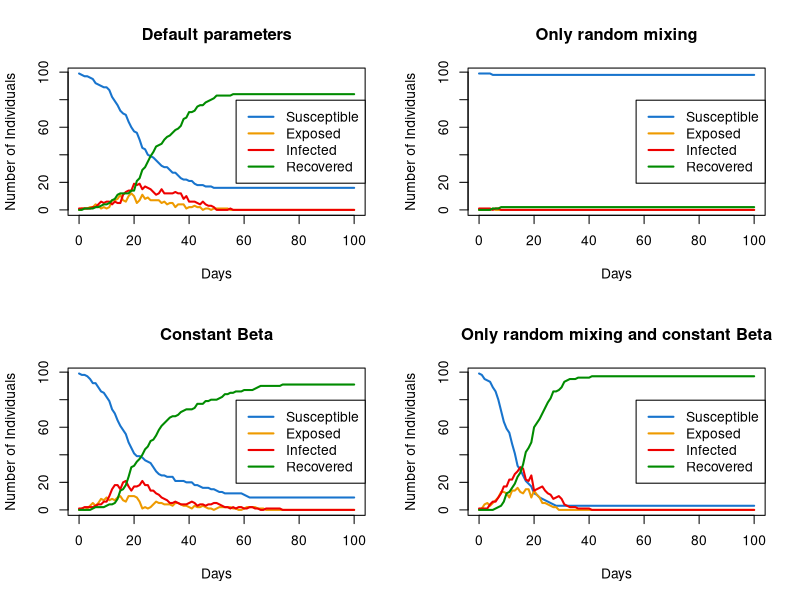

The R script that drew this image:
# SOCIAL STRUCTURE IN SEIR MODELS

# Repository link: https://github.com/mammadmammadov/Statistical-Programming-Practical-2

# In this project, we will simulate the spread of an infectious disease in a population using an SEIR model.

# The main states in the SEIR model are as follows: 
# S -> Susceptible (healthy but can get infected)
# E -> Exposed (infected but not yet infectious)
# I -> Infectious (can spread the disease)
# R -> Recovered (and immune)

# First, we will create a population with households. n people will be assigned to households of varying sizes, with a maximum household size of hmax.

# Second, we will create a contact network for the population based on individual sociability parameters (beta) and an average number of contacts (nc).

# Third, we will implement the SEIR model on the contact network. We will define parameters for infection probabilities (alpha), recovery probability (delta), and the probability of exposed individuals becoming infectious (gamma).
# When susceptible individuals come into contact with infectious individuals, they may become exposed based on the defined infection probabilities. This can happen through household contacts, regular contacts in the network, or random contacts.
# Then, we will simulate the spread of the disease over time to track the number of individuals in each state (S, E, I, R)

# Finally, we will run and plot the simulation under different scenarios, such as varying the infection probabilities and sociability parameters, to observe how these changes affect the spread of the disease.


# *******************************************************************
# *******************************************************************

create_households <- function(n = 1000, hmax = 5) {
  
  # INPUTS:
  # n is the total population size
  # hmax is the maximum household size
  
  # OUTPUT:
  # a vector of length n assigning each individual to a household 
  # (for instance,if individual 1 is in household 3, then the first element of the vector will be 3)
  
  # PURPOSE:
  # this function creates households for a population of size n, with household sizes ranging from 1 to hmax
  
  
  household_sizes <- c()
  
  # we keep creating households until we have enough spaces for all n individuals
  while(sum(household_sizes) < n) {
    # we randomly sample a household size from 1 to hmax
    household_sizes <- c(household_sizes, sample(1:hmax, 1))
  }
  
  # if we create too many spaces, we remove the excess from the last household
  excess_space <- sum(household_sizes) - n
  household_sizes[length(household_sizes)] <- household_sizes[length(household_sizes)] - excess_space
  
  # now we create a vector that assigns each person to a household
  # we use the logic of rep() to repeat each household number according to its size
  # for example, if household_sizes = c(1, 3, 2), then we want to create a vector like c(1, 2, 2, 2, 3, 3) to accommodate  1st person in household 1, 2nd, 3rd, and 4th persons in household 2, and 5th and 6th persons in household 3
  # this also ensures that the total length of the vector is n, since sum(household_sizes) = n
  # finally, sample() is used to randomize the order of people in households
  h <- sample(rep(1:length(household_sizes), times = household_sizes))
  
  return(h)
}

# *******************************************************************
# *******************************************************************


# Testing the create_households function

# population_size <- 1000
# max_household_size <- 5
# h <- create_households(n = population_size, hmax = max_household_size)
# print(head(h, 20))
# cat(sprintf("Total number of people: %d\n", length(h))) 
# cat(sprintf("Total number of households: %d\n", length(unique(h))))

# person_id <- 969
# household_id_of_person_1 <- h[1]
# members <- which(h == household_id_of_person_1)
# cat(sprintf("Person %d is in household %d\n", person_id, household_id_of_person_1))
# print(members)

# # this gives us the size of each household
# household_size_counts <- table(h)

# # Now, let's create a frequency table of those sizes.
# size_distribution <- table(household_size_counts)

# cat("\nHousehold Size Distribution\n")
# print(size_distribution)

# *******************************************************************
# *******************************************************************


# Now we will create the contact network for for the population

get.net <- function(beta, h, nc = 15) {
  
  # INPUTS:
  # beta is a vector of sociability parameters
  # h is a vector assigning each individual to a household
  # nc is the average number of contacts
  
  # OUTPUT:
  # a list of length n, where each element is a vector of indices representing the contacts of that individual
  
  # PURPOSE:
  # this function creates a contact network for a population based on individual sociability parameters (beta) and an average number of contacts (nc)
  
  n <- length(beta)
  beta_mean <- mean(beta)
  
  # β_^2(n − 1) is assigned to a variable named "d" for easier use later on
  d <- (beta_mean^2) * (n - 1)
  
  # Use an upper triangle index matrix for efficient generation of pairs (i, j) where i < j
  # This avoids double checking
  idx <- which(upper.tri(matrix(0, n, n)), arr.ind = TRUE)
  
  # Extract i and j indices from the index matrix
  i_indices <- idx[, 2] 
  j_indices <- idx[, 1]
  
  # make sure i and j are not in the same household if they are to be considered for a link
  is_not_housemate <- h[i_indices] != h[j_indices]
  i_indices <- i_indices[is_not_housemate]
  j_indices <- j_indices[is_not_housemate]
  
  # ncβiβj / β_^2(n − 1) gives the probability of a contact between individuals i and j
  probable_link  <- (nc * beta[i_indices] * beta[j_indices]) / d
  
  # we use binomial sampling to determine if a link is established
  # this gives a vector of 0s and 1s, where 1 indicates a link is established, and 0 indicates no link
  is_linked <- rbinom(length(probable_link), 1, probable_link)
  
  # extracting the pairs (i, j) where a link is established
  linked_i <- i_indices[is_linked == 1]
  linked_j <- j_indices[is_linked == 1]
  
  # initializing an empty list to hold the contact network
  network <- vector("list", n)
  
  # combining all outgoing links (i -> j) and incoming links (j -> i)
  links_from_i_to_j <- c(linked_i, linked_j)
  links_from_j_to_i <- c(linked_j, linked_i)
  
  # using tapply to create a list where each element corresponds to a person and contains their contacts
  network_data <- tapply(links_from_j_to_i, links_from_i_to_j, c, simplify = FALSE)
  
  # merging the generated contacts back into the full 'network' list structure
  network[as.numeric(names(network_data))] <- network_data
  
  # replacing any NULL entries (people with no contacts) with an empty vector
  network[sapply(network, is.null)] <- list(integer(0))
  
  return(network)
}

# ************************************************************
# ************************************************************

# Testing the get.net function

# population_size <- 10000
# max_household_size <- 5
# avg_contacts <- 15


# # --- Generate Households (Step 1) ---
# cat("1. Generating household structure...\n")
# h <- create_households(n = population_size, hmax = max_household_size)

# # --- Generate Sociability Parameters ---
# # Generate beta as a vector of U(0,1) random variables.
# cat("2. Generating sociability (beta) parameters from U(0,1)...\n")
# beta <- runif(population_size)

# # --- Generate Network (Step 2) ---
# cat("3. Generating social contact network...\n")
# # This may take a few seconds for n=1000.
# net <- get.net(beta = beta, h = h, nc = avg_contacts)
# cat("   ...Network generation complete.\n\n")

# # --- Output and Verification ---
# cat("--- Network Verification ---\n")

# # Example: View the contacts of person 1
# person_id <- 1
# contacts_of_1 <- net[[person_id]]
# cat(sprintf("Person %d has %d regular contacts:\n", person_id, length(contacts_of_1)))
# print(contacts_of_1)

# # Verification 1: Check for symmetry
# # If 1 is connected to (e.g.) the first person in their contact list,
# # that person must also be connected to 1.
# if (length(contacts_of_1) > 0) {
#   first_contact_id <- contacts_of_1[1]
#   is_symmetric <- person_id %in% net[[first_contact_id]]
#   cat(sprintf("\nSymmetry check: Is person %d in person %d's contact list? %s\n",
#               person_id, first_contact_id, is_symmetric))
# }

# # Verification 2: Check household exclusion
# # Person 1 should not be connected to anyone in their own household.
# household_id <- h[person_id]
# housemates <- which(h == household_id)
# housemates <- housemates[housemates != person_id] # exclude self

# has_contact_with_housemate <- any(contacts_of_1 %in% housemates)
# cat(sprintf("Household exclusion check: Does person %d have a network link with a housemate? %s\n",
#             person_id, has_contact_with_housemate))

# # Calculate and display the average number of connections in the generated network
# avg_degree <- mean(sapply(net, length))
# cat(sprintf("\nThe target average number of contacts (nc) was: %d\n", avg_contacts))
# cat(sprintf("The actual average number of contacts in the network is: %.2f\n", avg_degree))

# ********************************************************************
# ********************************************************************

# Now, we will implement the SEIR model on a given contact network




nseir <- function(beta, h, alink, alpha = c(.1, .01, .01), delta = .2, gamma = .4, nc = 15, nt = 100, pinf = .005){
  
  # INPUTS:
  
  # beta is a vector of sociability parameters
  # h is a vector assigning each individual to a household
  # alink is an adjacency list representing the contact network
  # alpha is a vector of infection probabilities(within household, within regular network, random)
  # delta is a daily probability of infected -> recovered
  # gamma is a daily probability of exposed -> infected
  # nc is the average number of contacts
  # nt is the number of days to simulate
  # pinf is the proportion of the initial population to randomly start in the infected state
  
  # OUTPUT:
  # This function returns a list containing the time series of S, E, I, R counts and the time vector
  
  # PURPOSE:
  # This function simulates the spread of an infectious disease in a population using an SEIR model.
  # First, it initializes the state of each individual and sets up the parameters for the simulation.
  # Then, in each iteration, it updates the state of each individual based on the defined probabilities and contact network.
  # Finally, it returns the time series of the counts of individuals in each state (S, E, I, R) over the simulated period.
  
  # defining states as integers for easier handling
  s_state <- 1
  e_state <- 2
  i_state <- 3
  r_state <- 4
  
  # number of individuals in the population
  n <- length(beta)
  
  # alpha_h is the within household infection probability
  alpha_h <- alpha[1]
  
  # alpha_c is the within regular contact network infection probability
  alpha_c <- alpha[2]
  
  # alpha_r is the random infection probability
  alpha_r <- alpha[3]
  
  # this vector will hold the state of each individual, assuming everyone starts as susceptible
  status <- rep(s_state, n)
  
  # the number of initially infected individuals according to random sampling based on pinf
  initial_infected <- max(1, round(n * pinf))
  
  # randomly selecting indices to be infected
  infected_indices <- sample(1:n, initial_infected)
  
  # setting the selected individuals to infected state
  status[infected_indices] <- i_state
  
  # initializing vectors to hold the counts of S, E, I, R over time
  # we use nt+1 to include the initial state at time 0 (before the simulation starts)
  S_t <- E_t <- I_t <- R_t <- numeric(nt+1)
  
  # initial counts for susceptible and infected at the start of the simulation
  S_t[1] <- n - initial_infected
  I_t[1] <- initial_infected
  
  # calculating β_ 
  beta_mean <- mean(beta)
  
  # assigning it to a variable named "d" for easier use later on
  d <- (beta_mean^2) * (n - 1)
  
  # creating a list of household members for each individual
  household_members <- tapply(1:n ,h, list, simplify = FALSE)
  
  # simulating the disease spread over nt days
  for(day in 1:nt){
    
    # S_current, E_current, I_current are vectors of indices of individuals in each state
    S_current <- which(status == s_state)
    E_current <- which(status == e_state)
    I_current <- which(status == i_state)
    
    #  LOOKING AT STATE TRANSITIONS
    
    #  INFECTED TO RECOVERED
    if(length(I_current) > 0){
      
      # Randomly selecting individuals from I_current to transition to R state based on probability delta (δ)
      # runif(length(I_current)) < delta  gives a logical vector indicating which individuals will recover
      recoveries <- I_current[runif(length(I_current)) < delta]
      
      # updating the status of the recovered individuals from I to R
      if(length(recoveries) > 0){
        status[recoveries] <- r_state
      }
    }
    
    # EXPOSED TO INFECTED
    if(length(E_current) > 0){
      # Randomly selecting individuals from E_current to transition to I state based on probability gamma (γ)
      new_infections <- E_current[runif(length(E_current)) < gamma]
      
      # updating the status of the newly infected individuals from E to I
      if(length(new_infections) > 0){
        status[new_infections] <- i_state
      }
    }
    
    # SUSCEPTIBLE TO EXPOSED
    
    # initializing a logical vector to track new exposures
    new_exposed <- logical(n) 
    
    if(length(S_current) > 0 && length(I_current) > 0){
      
      
      # WITHIN HOUSEHOLD
      
      infected_household_indices <- unique(h[I_current])
      
      # identifying (potential) susceptibles in households with at least one infected individual
      susceptible_in_infected_households <- unlist(household_members[as.character(infected_household_indices)])
      
      # susceptibles to check for possible exposure
      susceptibles_to_check_household <- intersect(S_current, susceptible_in_infected_households)
      
      if(length(susceptibles_to_check_household) > 0){
        exposed_from_household <- susceptibles_to_check_household[runif(length(susceptibles_to_check_household)) < alpha_h]
        new_exposed[exposed_from_household] <- TRUE
      }
      
      # REGULAR CONTACT NETWORK
      
      # susceptibles to check for possible exposure in the contact network excluding those already exposed from household
      susceptibles_to_check_network <- S_current[!new_exposed[S_current]]
      
      infected_contacts <- unlist(alink[I_current])
      
      susceptibles_in_infected_contacts <- intersect(susceptibles_to_check_network, infected_contacts)
      
      if(length(susceptibles_in_infected_contacts) > 0){
        exposed_from_contacts <- susceptibles_in_infected_contacts[runif(length(susceptibles_in_infected_contacts)) < alpha_c]
        new_exposed[exposed_from_contacts] <- TRUE
      }
      
      # RANDOM MIXING
      
      susceptible_to_check_random <- S_current[!new_exposed[S_current]]
      
      if(length(susceptible_to_check_random) > 0){
        
        # we calculate beta_i * beta_j for all pairs of infected individuals i and susceptibles j
        beta_product_matrix <- outer(beta[I_current], beta[susceptible_to_check_random])
        
        # calculating the probability of random infection for each pair (i, j)
        p_matrix <- alpha_r * nc * beta_product_matrix / d
        
        # we need to calculate the probability that each susceptible j gets infected by at least one infected individual i
        # to find this, we first calculate the probability that j does not get infected by any i
        # then, we subtract this from 1 to get the probability that j gets infected by at least one i
        
        p_not_infected <- apply(1 - p_matrix, 2, prod)
        p_infected <- 1 - p_not_infected
        
        # now we randomly determine which susceptibles get infected based on the calculated probabilities
        exposed_from_random <- susceptible_to_check_random[runif(length(susceptible_to_check_random)) < p_infected]
        new_exposed[exposed_from_random] <- TRUE
      }
      
      status[which(new_exposed)] <- e_state
    }
    # updating counts for the day
    S_t[day + 1] <- sum(status == s_state)
    E_t[day + 1] <- sum(status == e_state)
    I_t[day + 1] <- sum(status == i_state)
    R_t[day + 1] <- sum(status == r_state)
  }
  
  # returning the time series of S, E, I, R counts, along with the time vector
  return(list(S = S_t, E = E_t, I = I_t, R = R_t, t = 0:nt))
  
}

# ************************************************************
# ************************************************************
# Testing the nseir function

# set.seed(42)
# population_size <- 1000
# max_household_size <- 5
# average_contacts <- 15
# simulation_days <- 150

# infection_probabilities <- c(0.1, 0.01, 0.01)
# prob_recovery <- 0.2 # daily probability of infected -> recovered
# prob_exposed_to_infected <- 0.4 # daily probability of exposed -> infected
# initial_infection_rate <- 0.05 # proportion of the initial population to randomly start in the infected state

# beta <- runif(population_size) # sociability parameters
# h <- create_households(n = population_size, hmax = max_household_size) # assigning households to individuals
# net <- get.net(beta = beta, h = h, nc = average_contacts) # creating the contact network

# result <- nseir(beta = beta, h = h, alink = net, alpha = infection_probabilities, delta = prob_recovery,
#  gamma = prob_exposed_to_infected, nc = average_contacts, nt = simulation_days, pinf = initial_infection_rate)

# legend("right", legend = c("susceptible", "exposed", "infected", "recovered"), 
#        col = c("blue", "orange", "red", "green"), lty = 1)


# ************************************************************
# ************************************************************

# now, we will write a function to plot the results of the SEIR simulation



plot_simulation <- function(simulation_result, title) {
  
  # INPUTS:
  # simulation_result is the output of the nseir function
  # title is the title of the plot
  
  # OUTPUT:
  # a plot showing the number of individuals in each state (S, E, I, R) over time
  
  # PURPOSE:
  # this function takes the result of the SEIR simulation from the nseir() function and plots the number of individuals in each state (S, E, I, R) over time.
  
  
  plot(simulation_result$t, simulation_result$S, 
       type = "l", 
       col = "dodgerblue3",
       lwd = 2, 
       ylim = c(0, max(simulation_result$S, simulation_result$E, simulation_result$I, simulation_result$R)), xlab = "Days", ylab = "Number of Individuals", main = title)
  
  # adding Exposed, Infected, and Recovered plots
  lines(simulation_result$t, simulation_result$E, col = "orange2", lwd = 2)
  lines(simulation_result$t, simulation_result$I, col = "red2", lwd = 2)
  lines(simulation_result$t, simulation_result$R, col = "green4", lwd = 2)
  
  # adding a legend
  legend("right", 
         legend = c("Susceptible", "Exposed", "Infected", "Recovered"), 
         col = c("dodgerblue3", "orange2", "red2", "green4"), 
         lty = 1,
         lwd = 2)
}

# ************************************************************
# ************************************************************

# now we will run the full simulation and plot the results in four different scenarios

set.seed(42)

population_size <- 100

max_household_size <- 5

average_contacts <- 15

simulation_days <- 100

infection_probabilities <- c(0.1, 0.01, 0.01)

# daily probability of infected -> recovered
prob_recovery <- 0.2 

# daily probability of exposed -> infected
prob_exposed_to_infected <- 0.4 

# proportion of the initial population to randomly start in the infected state
initial_infection_rate <- 0.005 

# sociability parameters, drawn from a vector of U(0,1) random variables
beta <- runif(population_size) 

# assigning households to individuals
h <- create_households(n = population_size, hmax = max_household_size) 

# creating the contact network (it is the same for the first and second models)
net <- get.net(beta = beta, h = h, nc = average_contacts)

# model 1 - default parameters
result_model_1 <- nseir(beta = beta, 
                        h = h, 
                        alink = net,
                        alpha = infection_probabilities, 
                        delta = prob_recovery,
                        gamma = prob_exposed_to_infected, 
                        nc = average_contacts, 
                        nt = simulation_days,
                        pinf = initial_infection_rate)

# model 2 - only random infection
infection_probabilities_modified <- c(0, 0, 0.04)
net <- get.net(beta = beta, h = h, nc = average_contacts)
result_model_2 <- nseir(beta = beta, 
                        h = h, 
                        alink = net,
                        alpha = infection_probabilities_modified, 
                        delta = prob_recovery,
                        gamma = prob_exposed_to_infected, 
                        nc = average_contacts, 
                        nt = simulation_days,
                        pinf = initial_infection_rate)

# model 3 - constant beta
beta_modified = rep(mean(beta), population_size)
net <- get.net(beta = beta_modified, h = h, nc = average_contacts)
result_model_3 <- nseir(beta = beta_modified, 
                        h = h, 
                        alink = net,
                        alpha = infection_probabilities, 
                        delta = prob_recovery,
                        gamma = prob_exposed_to_infected, 
                        nc = average_contacts, 
                        nt = simulation_days,
                        pinf = initial_infection_rate)

# model 4 - constant beta and random infection
infection_probabilities_modified <- c(0, 0, 0.04)
beta_modified = rep(mean(beta), population_size)
net <- get.net(beta = beta_modified, h = h, nc = average_contacts)
result_model_4 <- nseir(beta = beta_modified, 
                        h = h, 
                        alink = net,
                        alpha = infection_probabilities_modified, 
                        delta = prob_recovery,
                        gamma = prob_exposed_to_infected, 
                        nc = average_contacts, 
                        nt = simulation_days,
                        pinf = initial_infection_rate)

# plotting all models together in a 2x2 grid

# setting up the plotting area to have 2 rows and 2 columns
par(mfrow=c(2,2))

# plotting each model with appropriate titles
plot_simulation(result_model_1, "Default parameters")
plot_simulation(result_model_2, "Only random mixing")
plot_simulation(result_model_3, "Constant Beta")
plot_simulation(result_model_4, "Only random mixing and constant Beta")